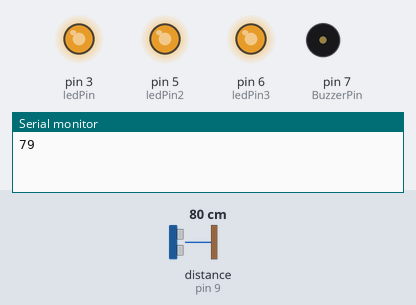
A sketch run on a simulated Arduino Uno, built with avr-gcc and run on an emulated ATmega328P. Parts: output pins drawn as LEDs (lit = HIGH), buzzer (waves = sounding), the last lines printed to the serial monitor. Wiring (inferred from the names in the program): ultrasonic range finder: trigger pin 8; echo pin 9. Inputs (shaded band) come from the test bench; at power-on: distance to the obstacle (sensor on pin 9) 80 cm. The echo pulse lasts 58.3 µs per cm; pins used as bus, display or sensor lines are not drawn.

Above: at 1.2 s.
1.3 s: distance to the obstacle (sensor on pin 9) set to 2 cm
At 3.6 s:
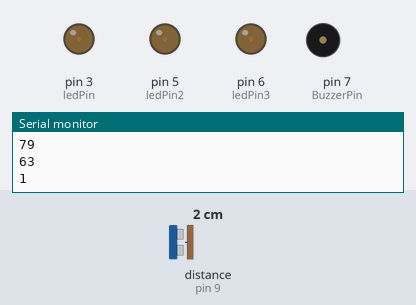
4.3 s: distance to the obstacle (sensor on pin 9) set to 35 cm
At 5.9 s:
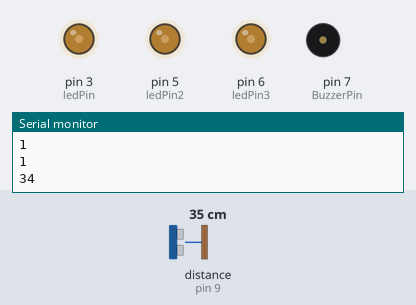
7.3 s: distance to the obstacle (sensor on pin 9) set to 120 cm
At 8.22 s:
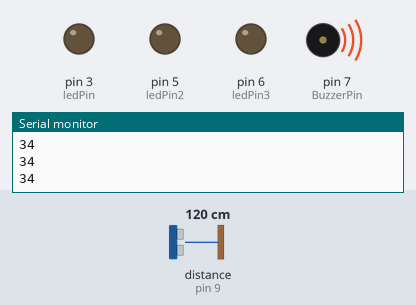
Timing chart, 0 to 16.3 s (numbered marks = the images above; inputs shaded):
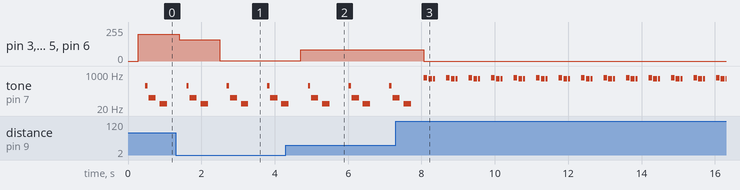

Measured:
- after the input at 1.3 s, pin 3 (ledPin), pin 5 (ledPin2), pin 6 (ledPin3): 201/255 → 160/255 after 0.10 s, → 2/255 1.1 s later
- after the input at 4.3 s, pin 3 (ledPin), pin 5 (ledPin2), pin 6 (ledPin3): 2/255 → 86/255 after 0.41 s
- after the input at 7.3 s, pin 3 (ledPin), pin 5 (ledPin2), pin 6 (ledPin3): 86/255 → 0/255 after 0.76 s
- by itself, tone on pin 7 (BuzzerPin): plays 33 Hz for 0.20 s, 659 Hz for 0.10 s, 587 Hz for 0.10 s, 587 Hz for 0.05 s, 659 Hz for 0.10 s, 587 Hz for 0.10 s … (43 notes in this stretch)

The sketch:

Ultrasonico_3_4.ino
```cpp
#include <pitches.h>
#define echoPin 9 // Echo Pin
#define trigPin 8 // Trigger Pin
#define BuzzerPin 7 // Onboard LED
#define cantidadLecturas 5
int ledPin = 3;
int ledPin2 = 5;
int ledPin3 = 6;

float potenciometerValue ;
float cambioPotenciometerValue;

int maximumRange = 100; // Maximum range needed
int minimumRange = 0; // Minimum range needed
long duration, distance; // Duration used to calculate distance
int promedio;
long suma = 0;
float  iluminacionLeds;

int offMusic [][2] =
{
  {NOTE_C4, 3},
  {NOTE_C2, 1},
  {0, 6},
  {NOTE_C1, 1}
};

int onMusic[][2] = {
  {NOTE_E5, 1},
  {NOTE_D5, 1},
  {NOTE_D5, 2},
  {NOTE_G5, 4}
};

void playMelody( int partiture[][2], int partitureLength, int pinBuzer, int timeBeat )
{

  // iterate over the notes of the melody:
  for (int thisNote = 0; thisNote < partitureLength; thisNote++) {
    // to calculate the note duration, take one second
    // divided by the note type.
    //e.g. quarter note = 1000 / 4, eighth note = 1000/8, etc.
    int noteDuration = timeBeat / (partiture[thisNote][1]);
    tone(pinBuzer, (partiture[thisNote][0]), noteDuration);

    // to distinguish the notes, set a minimum time between them.
    // the note's duration + 30% seems to work well:
    int pauseBetweenNotes = noteDuration * 1.30;
    delay(pauseBetweenNotes);
    // stop the tone playing:
    noTone(pinBuzer);
  }
}

long lectura()
{
  digitalWrite(trigPin, LOW);
  delayMicroseconds(2);

  digitalWrite(trigPin, HIGH);
  delayMicroseconds(10);

  digitalWrite(trigPin, LOW);
  duration = pulseIn(echoPin, HIGH);

  distance = duration / 58.2;
  delay(50);
}

void iluminacion()
{
  if (suma <= maximumRange && suma > minimumRange)
  {
    iluminacionLeds = map(constrain(suma, 0, 100), 0, 100, 0, 255);
    analogWrite(ledPin, iluminacionLeds);
    analogWrite(ledPin2, iluminacionLeds);
    analogWrite(ledPin3, iluminacionLeds);
    delay(200);
  }
  else
  {
    analogWrite(ledPin, LOW);
    analogWrite(ledPin2, LOW);
    analogWrite(ledPin3, LOW);
  }

}


void setup() {
  Serial.begin (9600);
  pinMode(trigPin, OUTPUT);
  pinMode(echoPin, INPUT);
  pinMode(BuzzerPin, OUTPUT);

  pinMode(ledPin, OUTPUT);
  pinMode(ledPin2, OUTPUT);
  pinMode(ledPin3, OUTPUT);
}

void loop() {


  int i = 0;
  for (i = 0 ; i <= 4; i++)
  {
    lectura();
    suma += distance;

  }
  suma = suma / 5;
  iluminacion();
  if (suma <= maximumRange && suma > minimumRange) {
    /* Send a negative number to computer and Turn LED ON
      to indicate "out of range" */

    playMelody(offMusic, 4, BuzzerPin, 200);
    //digitalWrite(BuzzerPin, LOW);
  }
  else
  {
    playMelody(onMusic, 3, BuzzerPin, 100);
    digitalWrite(BuzzerPin, LOW);
  }
  Serial.println(suma);

  suma = 0;

}
```
